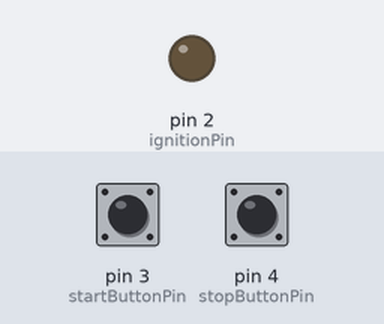
A sketch run on a simulated Arduino Uno, built with avr-gcc and run on an emulated ATmega328P. Shown: output pins drawn as LEDs (lit = HIGH). Inputs (shaded band) come from the test bench; at power-on: pin 3 (startButtonPin) HIGH, pin 4 (stopButtonPin) HIGH.

Above: at 1.2 s.
1.3 s: pin 3 (startButtonPin) pulled LOW for 0.15 s
At 2.5 s:
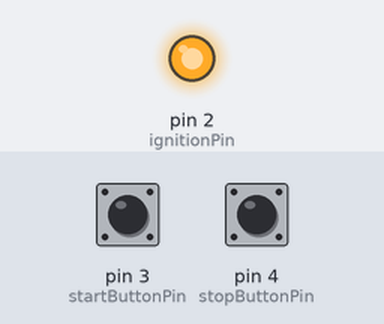
2.9 s: pin 4 (stopButtonPin) pulled LOW for 0.15 s
At 3.8 s:
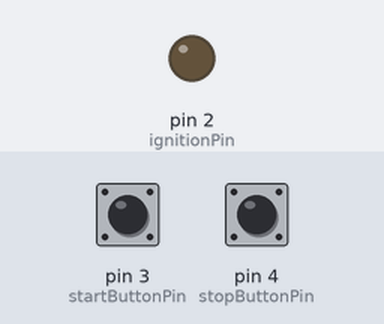
4.5 s: pin 3 (startButtonPin) pulled LOW for 1 s
At 5.0 s:
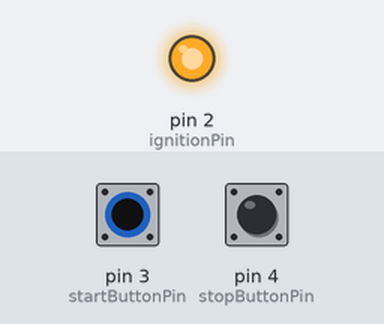
7.0 s: pin 3 (startButtonPin) driven LOW and pin 4 (stopButtonPin) driven LOW
At 8.2 s:
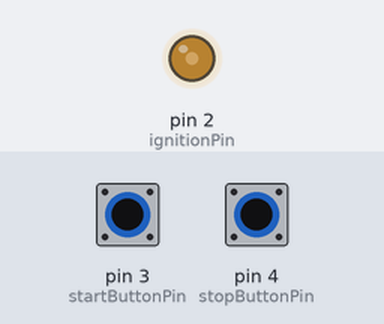
8.5 s: pin 4 (stopButtonPin) driven HIGH
At 9.1 s:
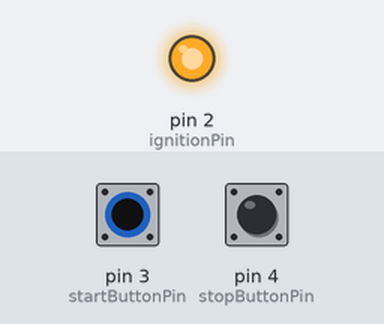
Timing chart, 0 to 11.0 s (numbered marks = the images above; inputs shaded):
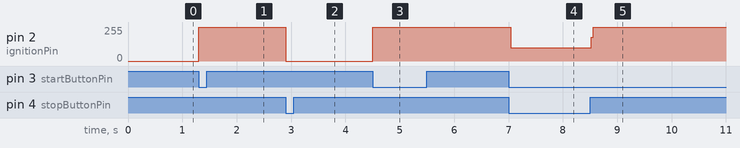

Measured:
- after the input at 1.3 s, pin 2 (ignitionPin): 0/255 → 255/255 at once
- after the input at 2.9 s, pin 2 (ignitionPin): 255/255 → 0/255 at once
- after the input at 4.5 s, pin 2 (ignitionPin): 0/255 → 255/255 at once
- after the input at 7.0 s, pin 2 (ignitionPin): 255/255 → 99/255 at once
- after the input at 8.5 s, pin 2 (ignitionPin): 99/255 → 255/255 at once

The sketch:

smart_car_ignition_system.ino
```cpp
#include <Keypad.h>

const int ignitionPin = 2;
const int startButtonPin = 3;
const int stopButtonPin = 4;

bool ignitionState = false;

void setup() {
  pinMode(ignitionPin, OUTPUT);
  pinMode(startButtonPin, INPUT_PULLUP);
  pinMode(stopButtonPin, INPUT_PULLUP);
}

void loop() {
  if (digitalRead(startButtonPin) == LOW && !ignitionState) {
    ignitionOn();
  }

  if (digitalRead(stopButtonPin) == LOW && ignitionState) {
    ignitionOff();
  }
}

void ignitionOn() {
  digitalWrite(ignitionPin, HIGH);
  ignitionState = true;
}

void ignitionOff() {
  digitalWrite(ignitionPin, LOW);
  ignitionState = false;
}
```
